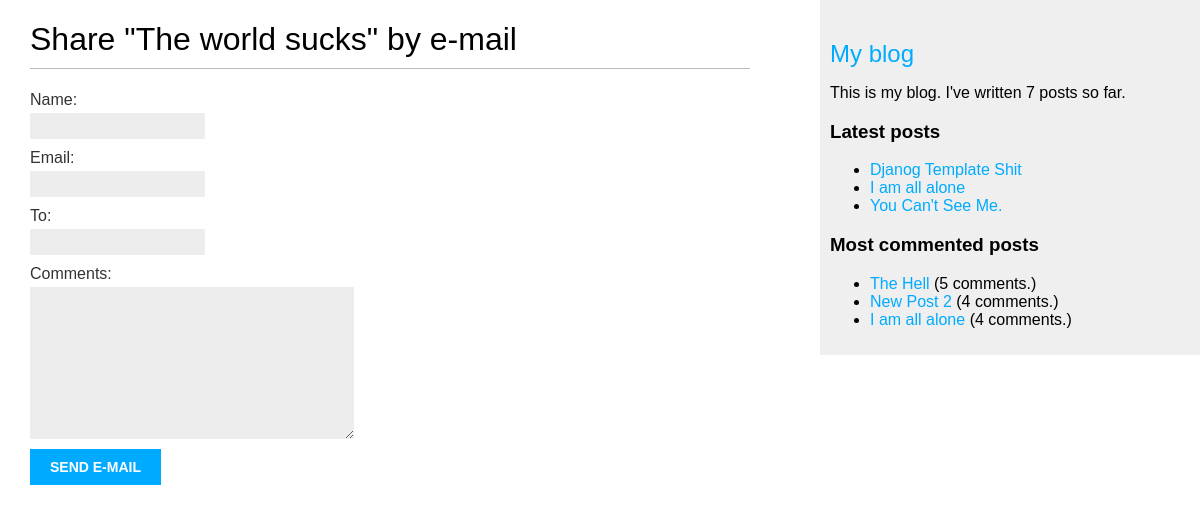
/3/share/, run on the app's committed database.
### blog/models.py (models this page shows, shortened)
class Post(models.Model):
  class Status(models.TextChoices):
    DRAFT = 'DF','Draft'
    PUBLISHED = 'PB','Published'
  title = models.CharField(max_length=255)
  slug = models.SlugField(max_length=255,unique_for_date="published")
  body = models.TextField()
  published = models.DateTimeField(default = timezone.now)
  created = models.DateTimeField(auto_now_add=True)
  updated = models.DateTimeField(auto_now = True)
  status = models.CharField(max_length=2,choices=Status.choices, default=Status.DRAFT)
  author = models.ForeignKey(User,on_delete=models.CASCADE,related_name='blog_posts')
  objects = models.Manager()
  published_posts = PublishedManager()
  tags = TaggableManager()
  class Meta:
    ordering = ['-published']
    indexes = [
      models.Index(fields=['-published']),
    ]
  def get_absolute_url(self):
      return reverse("blog:post_detail",args=[self.published.year,
                                              self.published.month,
                                              self.published.day,
                                              self.slug])

### blog/views.py (the view)
# urls.py: path('<int:post_id>/share/',views.post_share,name='post_share'),
def post_share(request,post_id):
  post = get_object_or_404(Post,id=post_id,status=Post.Status.PUBLISHED)
  if request.method=='POST':
    form = EmailPostForm(request.POST)
    if form.is_valid():
      cd = form.cleaned_data
      post_url = request.build_absolute_uri(post.get_absolute_url())
      subject = f"{cd['name']} recommends you read "\
                f"{post.title}"
      message = f"Read {post.title} at {post_url}\n\n"\
                f"{cd['name']}\'s comments:{cd['comments']}"
      send_mail(subject,message,os.environ.get('EMAIL'),[cd['to']])
      sent = True
  else:
    sent=False
    form = EmailPostForm()
  return render(request,'blog/post/share.html',{'post':post,'form':form,'sent':sent})

### blog/forms.py
class EmailPostForm(forms.Form):
  name = forms.CharField(max_length=255)
  email = forms.EmailField()
  to = forms.EmailField()
  comments = forms.CharField(required=False,widget=forms.Textarea)

### blog/models.py (called while the page is built)
  def get_queryset(self) -> QuerySet:
    return super().get_queryset() \
                  .filter(status=Post.Status.PUBLISHED)

### blog/templatetags/blog_tags.py (called while the page is built)
@register.simple_tag
def total_posts():
  return Post.published_posts.count()

@register.inclusion_tag('blog/post/latest_posts.html')
def show_latest_posts(count=5):
  latest_posts = Post.published_posts.order_by('-published')[:count]
  return {'latest_posts':latest_posts}

@register.simple_tag
def get_most_commented_posts(count=3):
  return Post.published_posts.annotate(
    total_comments=Count('comments')
  ).order_by('-total_comments')[:count]

### blog/templates/blog/post/share.html (shortened to what this page needs)
{% extends "blog/base.html" %}
{% block content %}
  {% if sent %}
    <h1>E-mail successfully sent.</h1>
    <p>
      "{{post.title}}" was successfully sent to {{form.cleaned_data.to}}.
    </p>
  {% else %}
    <h1>Share "{{post.title}}" by e-mail</h1>
    <form method='post'>
      {{form.as_p}}
      <input type='submit' value='Send e-mail'>
    </form>
  {% endif %}
{% endblock  %}

### blog/templates/blog/base.html (shortened to what this page needs)
{% load blog_tags %}
{% load static %}
<!DOCTYPE html>
<html>
  <head>
    <link href="{% static 'css/blog.css' %}" rel='stylesheet'>
  </head>
  <body>
    <div id='content'>
      {% block content %}
      {% endblock %}
    </div>
  </body>
  <div id='sidebar'>
    <h2> <a href="{% url "blog:post_list" %}">My blog</a></h2>
    <p> This is my blog.
        I've written {% total_posts %} posts so far.
    </p>
    <h3>Latest posts</h3>
    {% show_latest_posts 3 %}
    <h3>Most commented posts</h3>
    {% get_most_commented_posts as most_commented_posts %}
    <ul>
      {% for post in most_commented_posts %}
        <li>
          <a href="{{post.get_absolute_url}}">{{post.title}}</a> ({{post.comments.count}} comments.)
        </li>
      {% endfor %}
    </ul>
  </div>
</html>

### blog/templates/blog/post/latest_posts.html
<ul>
  {% for post in latest_posts  %}
    <li>
      <a href="{{post.get_absolute_url}}">{{post.title}}</a>
    </li>
  {% endfor %}
</ul>

### static/css/blog.css (style rules this page uses)
body { margin:0; padding:0; font-family:helvetica, sans-serif; }
a { color:#00abff; text-decoration:none; }
h1 { font-weight:normal; border-bottom:1px solid #bbb; padding:0 0 10px 0; }
h2 { font-weight:normal; margin:30px 0 0; }
#content { float:left; width:60%; padding:0 0 0 30px; }
#sidebar { float:right; width:30%; padding:10px; background:#efefef; height:100%; }
label { float:left; clear:both; color:#333; margin-bottom:4px; }
input, textarea { clear:both; float:left; margin:0 0 10px; background:#ededed; border:0; padding:6px 10px; font-size:12px; }
input[type=submit] { font-weight:bold; background:#00abff; color:#fff; padding:10px 20px; font-size:14px; text-transform:uppercase; }

### data on the page
Post: title "The world sucks"
Post: title "Djanog Template Shit"
Post: title "I am all alone", comments.count "4"
Post: title "You Can't See Me."
Post: title "The Hell", comments.count "5"
Post: title "New Post 2", comments.count "4"
